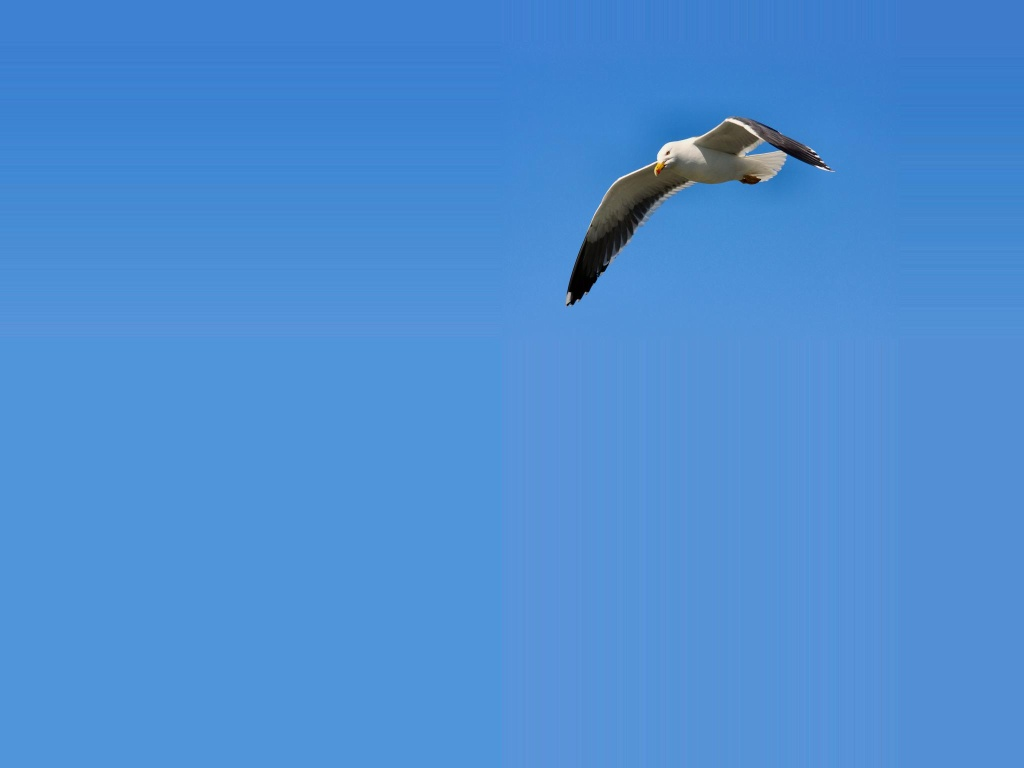
%> input picture Aufgabe1/moewex.jpg, 1024 x 768 px
$ octave Skript_Ag1.m   (GNU Octave 9; MATLAB toolbox functions it lacks are replaced by stand-ins)
%> lines starting %> are read from the running program, lines starting %| are printed output that depends on the picture; in (x1, y1, x2, y2) boxes, pixels count from 0 and x2, y2 are one past the last pixel; in counts of white or black regions, pixels touching at a corner belong together; the program's own positions count from 1
### Aufgabe1/rgb2hsi.m
function hsi = rgb2hsi(rgb)
r=im2double(rgb(:,:,1));
g=im2double(rgb(:,:,2));
b=im2double(rgb(:,:,3));
th=acos((0.5*((r-g)+(r-b)))./((sqrt((r-g).^2+(r-b).*(g-b)))+eps));
H=th;
H(b>g)=2*pi-H(b>g);
H=H/(2*pi);
S=1-3.*(min(min(r,g),b))./(r+g+b+eps);
I=(r+g+b)/3;
hsi=cat(3,H,S,I);
end

### Aufgabe1/showQuadView.m
function showQuadView(a,b,c,d)
    figure;

    subplot('Position',[0 0.5 0.5 0.5]);
    subimage(a);
    axis off;

    subplot('Position',[0.5 0.5 0.5 0.5]);
    subimage(b);
    axis off;

    subplot('Position',[0 0 0.5 0.5]);
    subimage(c);
    axis off;

    subplot('Position',[0.5 0 0.5 0.5]);
    subimage(d);
    axis off;
end

### Aufgabe1/Skript_Ag1.m
%% Gruppe N :
% 1527985   Donkeng, Ferly Loic    IMB
%
% 1611148   Warsame, Ahmed    IB


%% BIV-Übung 1
%% Einführung in MATLAB

%% 1 Arbeiten mit Vektoren und Matrizen
% Probieren Sie die folgenden Befehle nacheinander (!) aus und vollziehen Sie die Ergebnisse nach:
x=[ 1 2 3 4 ];
r = x';
r;
r = x*x';
r;
r = x.*x;
r;
r = [x x];
r;
M=[x;2*x];
M=[M;M];
M;
M(2,3)
M(2,:) % hier bedeutet der ":" alle Spalten
M(:,3) % hier bedeutet der ":" alle Zeilen
M(2:4,1:2) % "2:4" bedeutet "2 bis 4"
r = M>3; % vergleichen Sie die Ausgabe mit der Ausgabe der nächsten Zeile
r;
M(M>3)
M(M>3)=17;
M;
%% 2 Farbbilder
% a) Echtfarben-Bilder werden in MATLAB als dreidimensionale Matrix behandelt, wobei die letzte Dimension für die Farbkanäle steht. Hilfe zu den angegebenen Funktionen können Sie durch den Befehl doc <Funktionsname> aufrufen oder einfach durch Positionieren des Cursors auf dem Befehl und drücken von F1. Laden Sie das Bild moewex.jpg mit dem Befehl moewe=imread('moewex.jpg');.
moewe = imread('moewex.jpg');
%> moewe is the input picture: size 768x1024x3 uint8; mean R, G, B 76.6, 141.6, 211.7
%%
% * oeffnen Sie ein neues Fenster mit figure und zeigen Sie das Bild mit imshow an.
figure
imshow(moewe)
%%
% * Rufen Sie die Funktion size auf dem Bild auf und vollziehen Sie die Rückgabe nach. Die Angaben finden Sie auch im Workspace Fenster (üblicherweise rechts oben).
size(moewe)
%> ans = [768 1024 3]
%%
% * Lassen Sie sich vier Bilder in folgender Reihenfolge anzeigen: Erste Zeile: Farbbild, Rot-Kanal; zweite Zeile: Grün-Kanal, Blau-Kanal.
moewe_red = moewe(:,:,1);
moewe_green = moewe(:,:,2);
moewe_blue = moewe(:,:,3);
showQuadView(moewe,moewe_red,moewe_green,moewe_blue)
%%
% b) Konvertieren Sie das Bild in HSI mit dem Befehl rgb2hsi. Erzeugen Sie wiederum mit showQuadView eine vier-Bilder-Ansicht mit dem 3-Kanal-HSI-Bild als erstes und den einzelnen Kanälen in den übrigen drei Ansichten.
moewe2 = rgb2hsi(moewe);
%> in rgb2hsi, `H(b>g)=2*pi-H(b>g);`:
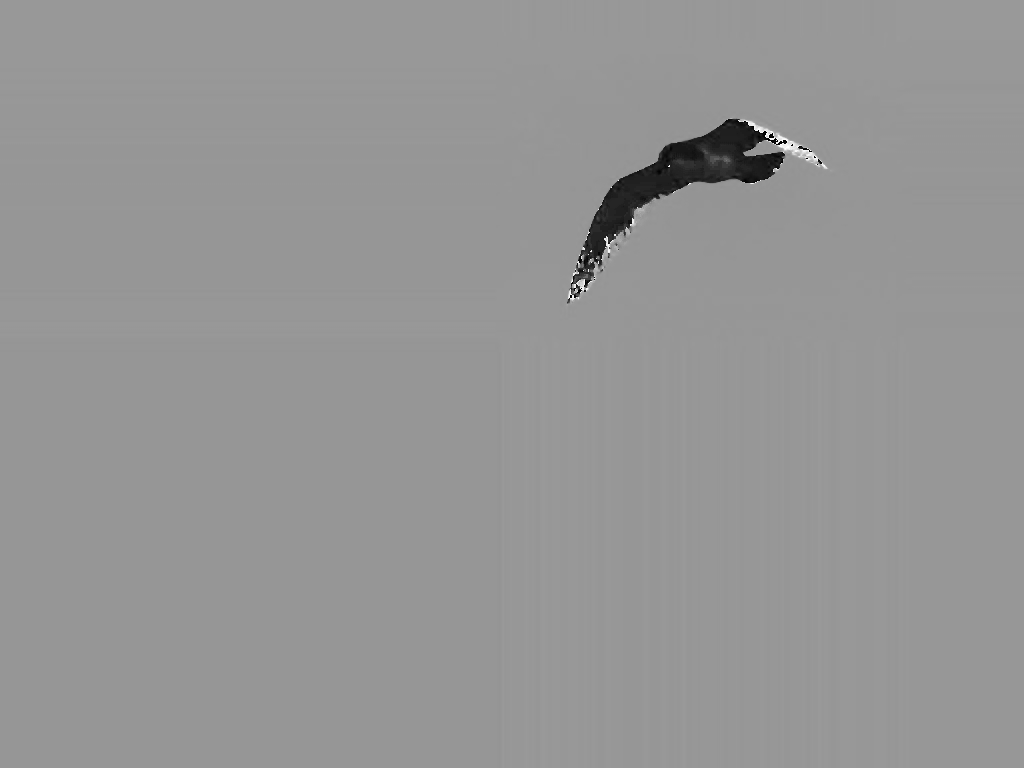
%> H: size 768x1024 double; min 6.66e-08, max 6.23, mean 3.66; drawn with min black and max white
%> in rgb2hsi, `S=1-3.*(min(min(r,g),b))./(r+g+b+eps);`:
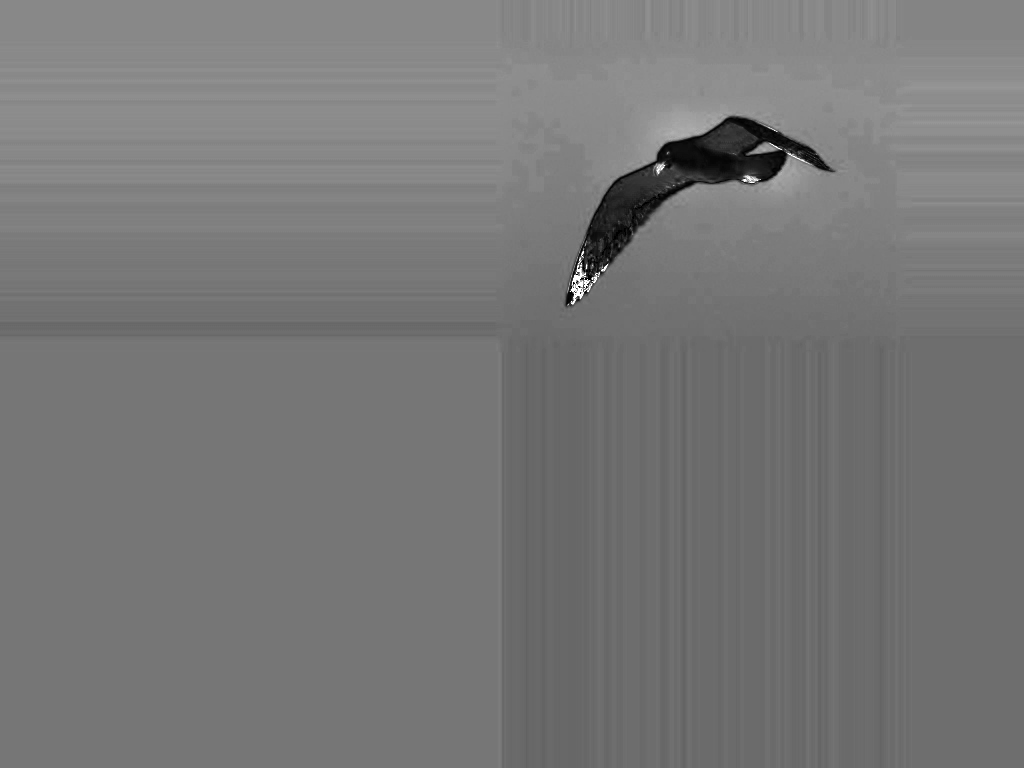
%> S: size 768x1024 double; min 0, max 1, mean 0.467
%> in rgb2hsi, `hsi=cat(3,H,S,I);`:
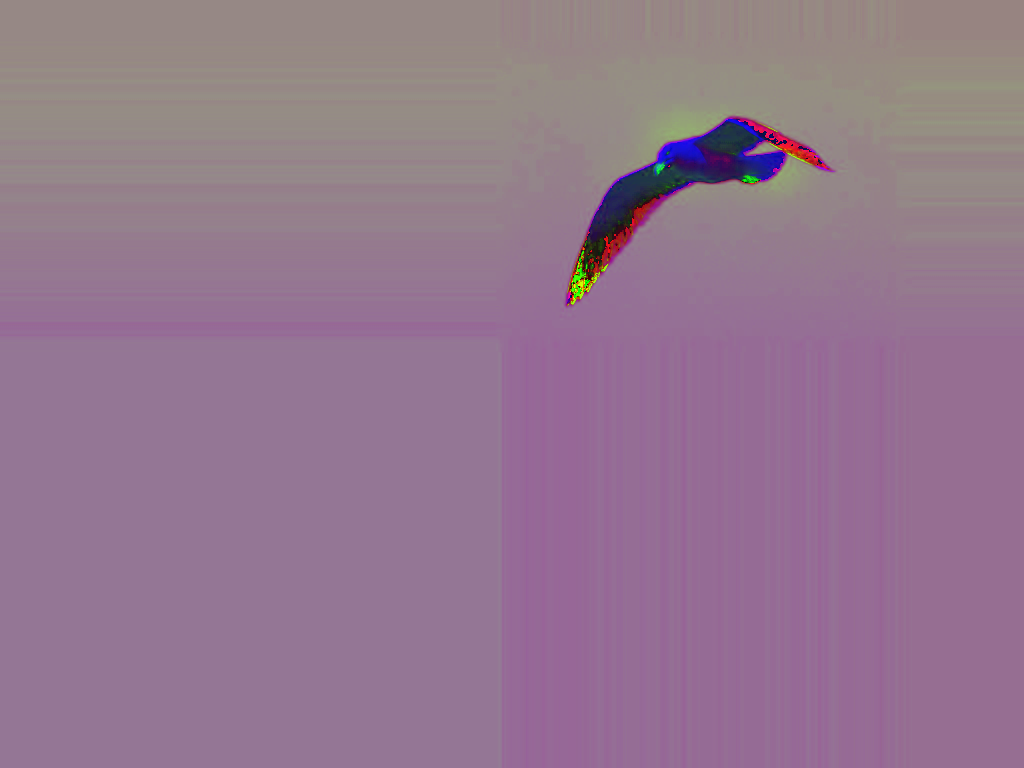
%> hsi: size 768x1024x3 double; mean R, G, B 0.582, 0.467, 0.562
moewe2_red = moewe2(:,:,1);
moewe2_green = moewe2(:,:,2);
moewe2_blue = moewe2(:,:,3);
showQuadView(moewe2,moewe2_red,moewe2_green,moewe2_blue)

%%
% c) In welchem der Farbkanäle (RGB, HSI) lässt sich die Möwe besonders gut vom Hintergrund unterscheiden?
print('in HSI Kanal')
%%
% d) Benutzen Sie den "Data Cursor" (siehe Icon-Leiste des Bild-Fensters) um herauszufinden, wie die Werte innerhalb der Möwe sich von denen auÿerhalb unterscheiden.
% Können Sie einen Schwellwert finden, mit dem Sie die Möwe vom Hintergrund (in etwa) trennen können? (Oder sogar eine Kombination der Farbkanalwerte, die dann eine gute Trennung ermöglicht?)
% Probieren Sie verschiedene Werte aus: Sie können in MATLAB auf ganzen Bildern boolsche Operationen wie ">" so durchführen, wie Sie es in Java bei Zahlen gewohnt sind. Das Ergebnis ist ein binäres Bild. Lassen Sie sich das Bild anzeigen.
moewe2_binary = ((moewe2_red < 0.4) + (moewe2_green < 0.2) + (moewe2_blue < 0.3)) > 0;
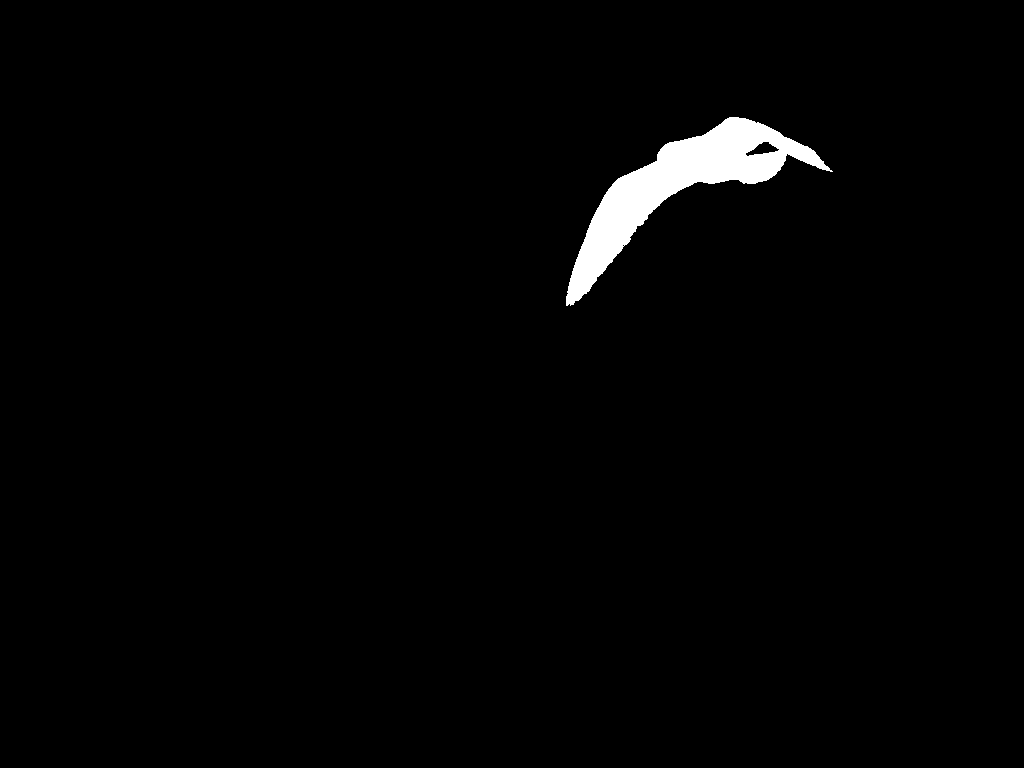
%> moewe2_binary: size 768x1024 logical; 1.6% white; 1 white region, box (x1, y1, x2, y2) and area: (566, 117, 833, 306) 12763
figure
imshow(moewe2_binary)

%%
% e) "Schneiden" Sie mit Hilfe des binären Bild die Möwe aus dem RGB-Bild aus: Im ausgeschnittenen Bild soll (möglichst) nur die Möwe zu sehen sein, alles andere soll schwarz sein. Das Bild soll also nicht kleiner werden.) Mit dem Befehl repmat(binaerbild, [1 1 3]) können Sie aus dem einen Binärbild ein Binärbild mit 3 "Farbkanälen" machen, dass Sie dann zum Ausschneiden verwenden können. Eventuell müssen Sie den Datentyp konvertieren: uint8(binaerbild).
moewe_muster = repmat(uint8(moewe2_binary), [1 1 3]);
moewe_only = moewe .* moewe_muster;
figure
imshow(moewe_only)
%%
% f) Laden Sie zusätzlich das Bild bryce.jpg. Setzen Sie die Möwe in das Bild.
% Tipp: Dazu zunächst ein "Loch" an der Stelle des Möwe in das Bild schneiden.
bryce = imread('bryce.jpg');
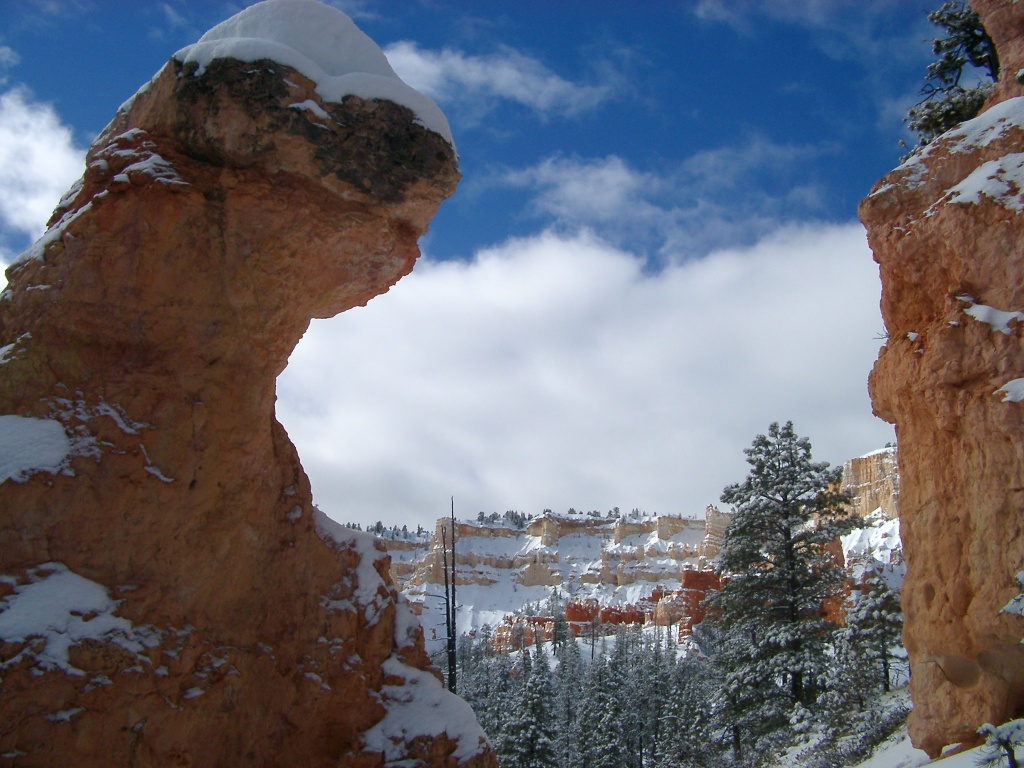
%> input picture Aufgabe1/bryce.jpg, 1024 x 768 px
%> bryce is the input picture: size 768x1024x3 uint8; mean R, G, B 102.4, 103.3, 112.3
moewe2_binary_inversed = moewe2_binary == 0;
moewe_muster2 = repmat(uint8(moewe2_binary_inversed), [1 1 3]);
background = bryce .* moewe_muster2;

figure
final = background + moewe_only;
imshow(final)
